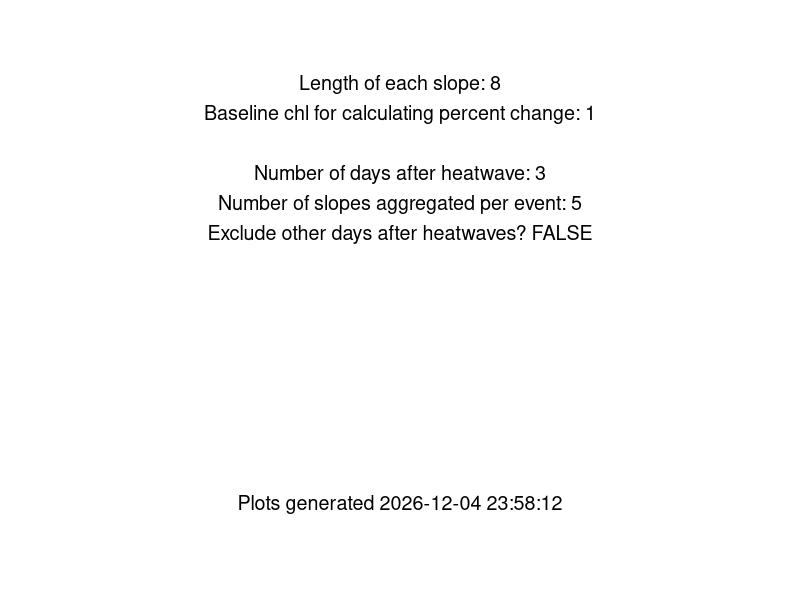

Recreate this plot in R. (Note: this script raises an error after producing the figure.)
# Re-run step 3 but with the manual chlorophyll data
# updated in January 2024 to be cleaned up and allow for more flexibility

# manual chlorophyll better represents phytoplankton

# this code is also updated to fix a bug in the slope length,
# where slope length is inclusive of the current day in the rolling window

# step 3, calculate the response of chl to the heatwaves

#### install packages ####
#install and load slider library for rolling window analysis
if (!require(slider)) install.packages('slider')
library(slider) 

if (!require(plyr)) install.packages('plyr')
library(plyr)

if (!require(tidyr)) install.packages('tidyr')
library(tidyr)

if (!require(dplyr)) install.packages('dplyr')
library(dplyr)
library(tidyverse)

if (!require(zoo)) install.packages('zoo')
library(zoo)

if (!require(gganimate)) install.packages('gganimate')
library(gganimate)

if (!require(transformr)) install.packages('transformr')
library(transformr)

if (!require(ggridges)) install.packages('ggridges')
library(ggridges)

#==============================================================================#
#### levers we can pull ####

# slope and percent calculations
slopeLength = 8 # length of the rolling window slope to be calculated
baselineDate = 1 # how many days before the start of the heatwave to use as baseline chl conditions, currently an integer

# build in options here for during the heatwave, or at the beginning of the calculated slope

# slope aggregation choices

daysAfter = 3 # time lag of how many days after the heatwave we want to look
numSlopes = 5 # the number of slopes we want to include in analysis

exclude.after.heatwaves = FALSE # if TRUE, excludes slopes for days within 20 days 
# of the heatwave that don't fall within our aggregating window

# timing choices
# change analysis so that we can look during the heatwave, or after the heatwave? 


#==============================================================================#
#### output of settings ####

cur_date_time = format(Sys.time(), "%Y-%m-%d %H:%M:%S")

plot_metadata <- data.frame(slopeLength = paste("Length of each slope: ", slopeLength, sep = ""),
                             baselineDate = paste("Baseline chl for calculating percent change: ", baselineDate, sep = ""),
                             time = paste("Plots generated ", cur_date_time, sep = ""), 
                            daysAfter = paste("Number of days after heatwave: ", daysAfter, sep = ""),
                            numSlopes = paste("Number of slopes aggregated per event: ", numSlopes, sep = ""),
                            exclude.after.heatwaves = paste("Exclude other days after heatwaves? ", exclude.after.heatwaves, sep = ""))



# Create a ggplot with the metadata for the data analysis and plot production, 
# including all of the choices made above
metadata_plot <- ggplot() +
  theme_void() +  # Removes axes and other elements
  geom_text(data = plot_metadata, aes(x = 5, y = 5, label = slopeLength),
            size = 5, hjust = 0.5, vjust = -14)+
  geom_text(data = plot_metadata, aes(x = 5, y = 5, label = baselineDate),
            size = 5, hjust = 0.5, vjust = -12)+
  geom_text(data = plot_metadata, aes(x = 5, y = 5, label = daysAfter),
            size = 5, hjust = 0.5, vjust = -8)+
  geom_text(data = plot_metadata, aes(x = 5, y = 5, label = numSlopes),
            size = 5, hjust = 0.5, vjust = -6)+
  geom_text(data = plot_metadata, aes(x = 5, y = 5, label = exclude.after.heatwaves),
            size = 5, hjust = 0.5, vjust = -4)+
  geom_text(data = plot_metadata, aes(x = 5, y = 5, label = time),
            size = 5, hjust = 0.5, vjust = 14)
                  



#==============================================================================#
#### read in the data ####
# read in the heatwaves data calculated in the previous step
heatwaves = read.csv("./formatted data/heatwavesdata.csv")

# read in the manual chl data
allData = read.csv("./formatted data/interpolated_manual_chl_for_slopes.csv")

# make a vector of unique lake years
lake_years = unique(allData$lake_year)

#==============================================================================#
#### CALCULATE SLOPES FOR CHLOROPHYLL ####

# cycle through each lake year, fit linear models for each rolling window, then store model slopes
# in the 'slopes' dataframe. Need to initially store the model results in a list

# then, calculate the percent change in chlorophyll relative to the baseline specified above

# Model results are the slopes, originally calculated based on the preceding 7 days

for(i in 1:length(lake_years)){
  
  temp = allData %>% filter(lake_year == lake_years[i]) # temp dataframe for this lake_year
  
  models <- slide(
    temp, 
    ~lm(mean_chl ~ doyCat, data = .x), 
    .before = slopeLength -1, # add the minus one so the slopeLength matches the user input
    .complete = TRUE
  )
  
  temp$chl_slope = NA
  temp$se = NA
  temp$p_value = NA
  temp$r_squared = NA
  
  for(j in 1:nrow(temp)){
    
    model = models[[j]]
    coef <- coefficients(model) 
    # extracting the coefficients from the current model
    
    if(!(is.null(coef))){
      Slope <- coef["doyCat"]
      temp$chl_slope[j] = Slope # pull out the slope from the model
      temp$p_value[j] = summary(model)$coefficients[2,4] 
      temp$se[j] = summary(model)$coefficients["doyCat", "Std. Error"] 
      temp$r_squared[j] = summary(model)$r.squared # pull out r_squared from model
    }
    
    temp$percent_change = 100*temp$chl_slope*slopeLength/lag(temp$mean_chl, slopeLength-1, default = NA)
    temp$chl_baseline = lag(temp$mean_chl, slopeLength-1, default = NA)
  }
  
  if(i ==1){ slopes = temp} # if first iteration, creates slopes, the final dataframe
  
  if(i >1){slopes = rbind(slopes, temp)} # else, appends to slopes 
  
}


# test case to make sure the slide function works as we think it does
# test = slopes[1:7, ]
# summary(lm(test$mean_chl~test$doyCat))
# 



#==============================================================================#
#### SELECT SLOPES IN SPECIFIED WINDOW ####
# currently, the slopes dataframe has daily rolling window slopes for all of the lake_year combinations
# Need to select the slopes just following a heatwave
# heatwave is the date of a heatwave, targLake is the lake, data is our dataset of all the calculated slopes

hwSlopes <- function(heatwaveStart, heatwaveEnd,  targLake, data){

  # because our slopes are calculated over a 7-day rolling window, the first slope considered will
  # encompass the first week after the heatwave
  
  startDate = as.Date(heatwaveEnd)+daysAfter 
  endDate = as.Date(heatwaveEnd)+daysAfter+numSlopes
  
  # this is the date before the heatwave, which we will use to calculate the percent
  # change in chlorophyll
  
  # filter out the slopes we are interested in
  selected.slopes = data %>% filter(lake == targLake, date >= startDate, date <= endDate)
  
}


#==============================================================================#
#### CALCULATE AVG CHL SLOPES FOLLOWING HEATWAVES ####
heatwaves$averageSlope = NA
heatwaves$percentChange = NA
heatwaves$sdSlope = NA
heatwaves$sdSlopePercent = NA

#Using a For Loop
lengthHW = nrow(heatwaves)

# take the average slope and calculate the percent change in chlorophyll based on the slope

for(i in 1:lengthHW){
  slopes.subset = hwSlopes(heatwaves$date_start[i], heatwaves$date_end[i], heatwaves$lake[i], slopes)
  
  # save the mean of the slopes to the heatwaves dataframe
  heatwaves$averageSlope[i] = mean(slopes.subset$chl_slope, na.rm = TRUE)
  
  # save the standard deviation of the slopes to the heatwaves dataframe
  heatwaves$sdSlope[i] = sd(slopes.subset$chl_slope, na.rm = TRUE)
  
  # save the mean of the percent change to the heatwaves dataframe
  heatwaves$percentChange[i] = mean(slopes.subset$percent_change, na.rm = TRUE)
}

# save the static results
# write.csv(heatwaves, "./results/heatwaves_with_average_slopes_MANUAL_CHL.csv", row.names = FALSE)





#==============================================================================#
#### PLOT AVG SLOPES ####
#results = read.csv("./results/heatwaves_with_average_slopes_MANUAL_CHL.csv")

#break up by lake by filtering data
resultsT = results %>% filter(lake == "T")
resultsL = results %>% filter(lake == "L")
resultsR = results %>% filter(lake == "R")

#use ggplot to make three plots, one for each lake with date of heatwave on x-axis
#and average slope on the y

#png(filename = "./figures/preliminary figures/R_slopes_2023_02_09", height = 8, width = 11, units = "in", res = 300)

indHWResp <- ggplot(data = results, aes(x = date_start, y = percentChange, fill = lake))+
  geom_bar(stat = "identity", position = "identity", alpha = 0.5, color = "black")+
  theme_classic()+
  ylab("percent change in chl")+
  xlab("start date of heatwave")+
  ggtitle("Average chl percent change by event")+
  scale_fill_manual(values = c("R"=  "#4AB5C4", "L" = "#ADDAE3", "T"=  "#BAAD8D"))+
  theme(axis.text.x = element_text(angle = 45, hjust = 1))


ggplot(data = resultsR, aes(x = date_end, y = percentChange))+
  geom_bar(stat='identity', fill = "#4AB5C4", color = "black")+
  theme_classic()+
  ylab("percent change in chl")+
  xlab("end date of heatwave")+
  ggtitle("Peter")

ggplot(data = resultsL, aes(x = date_end, y = percentChange))+
  geom_bar(stat='identity', fill = "#ADDAE3", color = "black")+
  theme_classic()+
  ylab("percent change in chl")+
  xlab("end date of heatwave")+
  ggtitle("Paul")

ggplot(data = resultsT, aes(x = date_end, y = percentChange))+
  geom_bar(stat='identity', fill = "#BAAD8D", color = "black")+
  theme_classic()+
  ylab("percent change in chl")+
  xlab("end date of heatwave")+
  ggtitle("Tuesday")



#==============================================================================#
#### COMPARE DISTRIBUTIONS OVER TIME ####

# We might also consider the distributions of chlorophyll slopes following a heatwave,
# rather than just taking the average for a certain window

# make sure heatwaves date_start and date_end are formatted as dates
heatwaves$date_end = as.Date(heatwaves$date_end)
heatwaves$date_start = as.Date(heatwaves$date_start)
slopes$date = as.Date(slopes$date)
slopes$period = "all other days"

# write slopes to a file
#write.csv(slopes, "./formatted data/slopes_3day.csv", row.names = FALSE)

### This creates a dataframe, all slopes, that has the slopes categorized
# by their time period (during or after a heatwave, or all other days)
# and includes the number of days after the heatwave event (daysAfterLoop) that is considered
# one column, "exclude after heatwaves," are slopes within 40 days after a heatwave
# that are not in the current rolling window

for(daysAfterLoop in 0:20){
  
  # add a column to slopes which indicates whether or not there is a heatwave
  for(i in 1:nrow(heatwaves)){
    start = heatwaves$date_start[i] # start date of the current heatwave
    end = heatwaves$date_end[i] # end date of the current heatwave
    
    # sequence of dates during the heatwave
    dates = seq(start, end, 1)
    
    # excludes dates that are part of rolling window but not currently considered in after heatwave
    # dates that are within 40 days after a heatwave but not in our window for analysis as
    # after heatwave because of our current daysAfterLoop selection.
    # This gets overwrritten in part by "after heatwave" for those dates that are included
    # in analysis
    datesExcluded = seq(end -7, end + 40, 1) 
    
    # dates to be analyzed after the heatwaves
    # this creates a sequence of numbers, from the end of the heatwave plus whatever
    # daysAfterLoop is set to, to that same value plus the numSlopes. So it sets a window daysAfterLooped
    # X number of days after the heatwave
    
    datesAnalyzed = seq(end+daysAfterLoop, end + daysAfterLoop+numSlopes, 1)
    
    # fill the dataframe "period" column with the correct categorization

    # fill the dataframe "period" column with the correct categorization
    slopes = slopes %>% mutate(period = replace(period, date %in% datesExcluded, "exclude after heatwave"))
    slopes = slopes %>% mutate(period = replace(period, date %in% dates, "during heatwave"))
    slopes = slopes %>% mutate(period = replace(period, date %in% datesAnalyzed, "after heatwave"))
    
    slopes$daysAfter = daysAfterLoop
  }
  
  # combine to the main dataframe
  if(daysAfterLoop == 0){
    allSlopes = slopes
  }
  if(daysAfterLoop > 0){
    allSlopes = rbind(allSlopes, slopes)
  }
  
}




# save the allPercent data to a dataframe
# save interpolated allData data to a dataframe

# write.csv(allData, "./formatted data/allData_interpolated.csv", row.names = FALSE)
# write.csv(allPercent, "./formatted data/results_random_and_heatwaves.csv")

# calculate mean values by period and daysAfter
# across all lakes, this will give the mean slope following all heatwave events
# by time period

mean_df <- allSlopes %>% 
  filter(period != "exclude after heatwave", !is.na(percent_change)) %>% 
  group_by(period, daysAfter) %>% 
  dplyr::summarise(mean_percent_change = mean(percent_change)) 

# round mean values to one decimal place
mean_df$mean_percent_change <- round(mean_df$mean_percent_change, 1)




#==============================================================================#
#### RESPONSE TIMING LINE PLOTS ####

# calculate mean values of percent change for each lake by # of days after heatwave
mean_df <- allSlopes %>% 
  filter( period != "exclude after heatwave", !is.na(percent_change)) %>% 
  group_by(period, daysAfter) %>% 
  dplyr::summarise(mean_percent_change = mean(percent_change), 
                   sd_percent_change = sd(percent_change), 
                   number_percent_change = n(),
                   median_percent_change = median(percent_change)) 

# Peter
mean_dfR <- allSlopes %>% filter(lake == "R") %>% 
  filter(period != "exclude after heatwave", !is.na(percent_change)) %>% 
  group_by(period, daysAfter) %>% 
  dplyr::summarise(mean_percent_change = mean(percent_change), 
                   sd_percent_change = sd(percent_change), 
                   number_percent_change = n()) 


# Paul
mean_dfL <- allSlopes %>% filter(lake == "L") %>% 
  filter( period != "exclude after heatwave", !is.na(percent_change)) %>% 
  group_by(period, daysAfter) %>% 
  dplyr::summarise(mean_percent_change = mean(percent_change), 
                   sd_percent_change = sd(percent_change), 
                   number_percent_change = n()) 


# Tuesday
mean_dfT <- allSlopes %>% filter(lake == "T") %>% 
  filter( period != "exclude after heatwave", !is.na(percent_change)) %>% 
  group_by(period, daysAfter) %>% 
  dplyr::summarise(mean_percent_change = mean(percent_change), 
                   sd_percent_change = sd(percent_change), 
                   number_percent_change = n()) 


# Plot the response over time
all.over.time <- mean_df %>% filter(daysAfter > 0) %>% 
  ggplot(aes( x= daysAfter, y = mean_percent_change, color = period))+
  scale_color_manual(values = c("during heatwave" = "#ff0000", "after heatwave" = "#ffc100", "all other days" = "#88CCEE"))+
  scale_fill_manual(values = c("during heatwave" = "#ff0000", "after heatwave" = "#ffc100", "all other days" = "#88CCEE"))+
  geom_line(size = 1)+
  geom_point()+
 # geom_ribbon(aes(ymin = mean_percent_change - sd_percent_change, ymax = mean_percent_change + sd_percent_change, fill = period), alpha = 0.1)+
  labs(x = "days after heatwave")+
theme_classic()



R.over.time <- mean_dfR %>% filter(daysAfter > 0) %>% 
  ggplot(aes( x= daysAfter, y = mean_percent_change, color = period))+
  geom_line(size = 1)+
  geom_point()+
  labs(x = "days after heatwave")+
  scale_color_manual(values = c("during heatwave" = "#ff0000", "after heatwave" = "#ffc100", "all other days" = "#88CCEE"))+
  theme_classic()

L.over.time <- mean_dfL %>% filter(daysAfter > 0) %>% 
  ggplot(aes( x= daysAfter, y = mean_percent_change, color = period))+
  geom_line(size = 1)+
  geom_point()+
  labs(x = "days after heatwave")+
  scale_color_manual(values = c("during heatwave" = "#ff0000", "after heatwave" = "#ffc100", "all other days" = "#88CCEE"))+
  theme_classic()


T.over.time <- mean_dfT %>% filter(daysAfter > 0) %>% 
  ggplot(aes( x= daysAfter, y = mean_percent_change, color = period))+
  scale_color_manual(values = c("during heatwave" = "#ff0000", "after heatwave" = "#ffc100", "all other days" = "#88CCEE"))+
  #scale_fill_manual(values = c("during heatwave" = "#ff0000", "after heatwave" = "#ffc100", "all other days" = "#88CCEE"))+
  geom_line(size = 1)+
  geom_point()+
  #geom_ribbon(aes(ymin = mean_percent_change - sd_percent_change, ymax = mean_percent_change + sd_percent_change, fill = period), alpha = 0.1)+
  labs(x = "days after heatwave")+
  theme_classic()


#==============================================================================#
#### PLOTTING DISTRIBUTIONS ####


# Create a factor variable with the desired order for 'period'
desired_order <- c("after heatwave", "during heatwave", "all other days")

#png("./figures/science in the northwoods figures/Tuesday Lake heatwave results 4 days after.png", height = 7, width = 13, units = "in", res = 600)

allSlopes = allSlopes %>% mutate(period = replace(period, period == "exclude after heatwave", "all other days"))

Alldist <- allSlopes %>%
  filter(period != "exclude after heatwave", daysAfter == get("daysAfter", envir=globalenv())) %>%
  ggplot(aes(x = percent_change,
             y = factor(period, levels = desired_order),  # Use factor with desired order
             fill = period)) +
  geom_density_ridges(alpha = 0.7,
                      quantile_lines = TRUE,
                      quantile_fun = function(x, ...) median(x), 
                      scale = 2, size = 0.7) +
  geom_density_ridges(alpha = 0.7,
                      quantile_lines = TRUE,
                      quantile_fun = function(x, ...) mean(x), 
                      scale = 2, size = 0.7) +
  geom_text(data = mean_df %>% filter(daysAfter == get("daysAfter", envir=globalenv())),
            aes(x = mean_percent_change,
                y = factor(period, levels = desired_order),  # Use factor with desired order
                label = as.character(round(mean_percent_change, digits = 0))),
            color = "black",
            size = 4,
            vjust = 2) +
  geom_text(data = mean_df %>% filter(daysAfter == get("daysAfter", envir=globalenv())),
            aes(x = -200,
                y = factor(period, levels = desired_order),  # Use factor with desired order
                label = paste("n = ", number_percent_change, sep = "")),
            color = "black",
            size = 4,
            vjust = 2) +
  ylab("") +
  xlab("% change in surface chlorophyll-a")+
  labs(title = "Peter, Paul, Tuesday combined") +
  scale_fill_manual(values = c("during heatwave" = "#ff0000", "after heatwave" = "#ffc100", "all other days" = "#88CCEE")) +  # Specify fill colors for groups
  theme_classic()+
  theme(axis.text=element_text(size=14),
        axis.title=element_text(size=18,face="bold"))



Tdist <- allSlopes %>%
  filter(lake == "T") %>%
  filter(period != "exclude after heatwave", daysAfter == get("daysAfter", envir=globalenv())) %>%
  ggplot(aes(x = percent_change,
             y = factor(period, levels = desired_order),  # Use factor with desired order
             fill = period)) +
  geom_density_ridges(alpha = 0.7,
                      quantile_lines = TRUE,
                      quantile_fun = function(x, ...) median(x), 
                      scale = 2, size = 0.7) +
  geom_density_ridges(alpha = 0.7,
                      quantile_lines = TRUE,
                      quantile_fun = function(x, ...) mean(x), 
                      scale = 2, size = 0.7) +
  geom_text(data = mean_dfT %>% filter(daysAfter == get("daysAfter", envir=globalenv())),
            aes(x = mean_percent_change,
                y = factor(period, levels = desired_order),  # Use factor with desired order
                label = as.character(round(mean_percent_change, digits = 0))),
            color = "black",
            size = 4,
            vjust = 2) +
  geom_text(data = mean_dfT %>% filter(daysAfter == get("daysAfter", envir=globalenv())),
            aes(x = -200,
                y = factor(period, levels = desired_order),  # Use factor with desired order
                label = paste("n = ", number_percent_change, sep = "")),
            color = "black",
            size = 4,
            vjust = 2) +
  ylab("") +
  xlab("% change in surface chlorophyll-a")+
  labs(title = "Tuesday") +
  scale_fill_manual(values = c("during heatwave" = "#ff0000", "after heatwave" = "#ffc100", "all other days" = "#88CCEE")) +  # Specify fill colors for groups
  theme_classic()+
  theme(axis.text=element_text(size=14),
        axis.title=element_text(size=18,face="bold"))

#dev.off()

desired_order <- c("after heatwave", "during heatwave", "all other days")



#png("./figures/science in the northwoods figures/Peter Lake heatwave results 4 days after.png", height = 7, width = 13, units = "in", res = 600)

Rdist <- allSlopes %>%
  filter(lake == "R") %>%
  filter(period != "exclude after heatwave", daysAfter == get("daysAfter", envir=globalenv())) %>%
  ggplot(aes(x = percent_change,
             y = factor(period, levels = desired_order),  # Use factor with desired order
             fill = period)) +
  geom_density_ridges(alpha = 0.7,
                      quantile_lines = TRUE,
                      quantile_fun = function(x, ...) median(x), 
                      scale = 2, size = 0.7) +
  geom_density_ridges(alpha = 0.7,
                      quantile_lines = TRUE,
                      quantile_fun = function(x, ...) mean(x), 
                      scale = 2, size = 0.7) +
  geom_text(data = mean_dfR %>% filter(daysAfter == get("daysAfter", envir=globalenv())),
            aes(x = mean_percent_change,
                y = factor(period, levels = desired_order),  # Use factor with desired order
                label = as.character(round(mean_percent_change, digits = 0))),
            color = "black",
            size = 4,
            vjust = 2) +
  geom_text(data = mean_dfR %>% filter(daysAfter == get("daysAfter", envir=globalenv())),
            aes(x = -200,
                y = factor(period, levels = desired_order),  # Use factor with desired order
                label = paste("n = ", number_percent_change, sep = "")),
            color = "black",
            size = 4,
            vjust = 2) +
  ylab("") +
  xlab("% change in surface chlorophyll-a")+
  labs(title = "Peter") +
  scale_fill_manual(values = c("during heatwave" = "#ff0000", "after heatwave" = "#ffc100", "all other days" = "#88CCEE")) +  # Specify fill colors for groups
  theme_classic()+
  theme(axis.text=element_text(size=14),
        axis.title=element_text(size=18,face="bold"))

#dev.off()

#png("./figures/science in the northwoods figures/Paul Lake heatwave results 4 days after.png", height = 7, width = 13, units = "in", res = 600)


Ldist <- allSlopes %>%
  filter(lake == "L") %>%
  filter(period != "exclude after heatwave", daysAfter == get("daysAfter", envir=globalenv())) %>%
  ggplot(aes(x = percent_change,
             y = factor(period, levels = desired_order),  # Use factor with desired order
             fill = period)) +
  geom_density_ridges(alpha = 0.7,
                      quantile_lines = TRUE,
                      quantile_fun = function(x, ...) median(x), 
                      scale = 2, size = 0.7) +
  geom_density_ridges(alpha = 0.7,
                      quantile_lines = TRUE,
                      quantile_fun = function(x, ...) mean(x), 
                      scale = 2, size = 0.7) +
  geom_text(data = mean_dfL %>% filter(daysAfter == get("daysAfter", envir=globalenv())),
            aes(x = mean_percent_change,
                y = factor(period, levels = desired_order),  # Use factor with desired order
                label = as.character(round(mean_percent_change, digits = 0))),
            color = "black",
            size = 4,
            vjust = 2) +
  geom_text(data = mean_dfL %>% filter(daysAfter == get("daysAfter", envir=globalenv())),
            aes(x = -200,
                y = factor(period, levels = desired_order),  # Use factor with desired order
                label = paste("n = ", number_percent_change, sep = "")),
            color = "black",
            size = 4,
            vjust = 2) + 
  ylab("") +
  xlab("% change in surface chlorophyll-a")+
  labs(title = "Paul") +
  scale_fill_manual(values = c("during heatwave" = "#ff0000", "after heatwave" = "#ffc100", "all other days" = "#88CCEE")) +  # Specify fill colors for groups
  theme_classic()+
  theme(axis.text=element_text(size=14),
        axis.title=element_text(size=18,face="bold"))

#dev.off()





#==============================================================================#
#### CREATE PDF OF OUTPUTS ####

pdfName = paste("daysAfter", daysAfter, "slopeLength", slopeLength, sep = "_")

pdf("./figures/sensitivity tests/testing.pdf", height = 6, width = 10)

print(metadata_plot)
print(Alldist)
print(Rdist)
print(Ldist)
print(Tdist)
print(indHWResp)


dev.off()











#==============================================================================#
#### TEST STANDARD ERROR OF SLOPES ####

# cycle through each lake year, fit linear models for each rolling window, then store model slopes
# in the 'slopes' dataframe. Need to initially store the model results in a list
# 
# ses = data.frame(matrix(nrow = 30, ncol = 2))
# names(ses) = c("slopeLength", "mean.se")
# 
# # Model results are the slopes, originally calculated based on the preceding 7 days
# for(slopeLength in 3:30){
#   for(i in 1:length(lake_years)){
#     
#     #print(lake_years[i])
#     temp = allData %>% filter(lake_year == lake_years[i]) # temp dataframe for this lake_year
#     
#     models <- slide(
#       temp, 
#       ~lm(mean_chl ~ doyCat, data = .x), 
#       .before = slopeLength, 
#       .complete = TRUE
#     )
#     
#     temp$chl_slope = NA
#     temp$se = NA
#     temp$p_value = NA
#     temp$r_squared = NA
#     
#     for(j in 1:nrow(temp)){
#       
#       model = models[[j]]
#       coef <- coefficients(model) 
#       # extracting the coefficients from the current model
#       
#       if(!(is.null(coef))){
#         Slope <- coef["doyCat"]
#         temp$chl_slope[j] = Slope # pull out the slope from the model
#         temp$p_value[j] = summary(model)$coefficients[2,4] 
#         temp$se[j] =  summary(model)$coefficients["doyCat", "Std. Error"] 
#         temp$r_squared[j] = summary(model)$r.squared # pull out r_squared from model
#       }
#       
#       
#     }
#     
#     if(i ==1){ slopes = temp} # if first iteration, creates slopes, the final dataframe
#     
#     if(i >1){slopes = rbind(slopes, temp)} # else, appends to slopes 
#     
#     
#   }
#   print(slopeLength)
#   print(mean(slopes$se, na.rm = TRUE))
#   
#   ses$slopeLength[slopeLength] = slopeLength
#   ses$mean.se[slopeLength] = mean(slopes$se, na.rm = TRUE)
#   
# }
# 
# ses$sample_size_component = sqrt(1/(ses$slopeLength - 2))
# ses$data_component = ses$mean.se/ses$sample_size_component
# ses$mean_actual_se = ses$mean.se
# 
# ses = pivot_longer(ses, cols = c("sample_size_component", "data_component", "mean_actual_se"), names_to = "se.component", values_to = "se")
# 
# ggplot(data = ses, aes(x = slopeLength, y = se, color = se.component))+
#   geom_point()+
#   geom_line()+
#   theme_classic()+
#   xlim(min = 3, max = 15)+
#   ylim(min =0 , max = 1)
